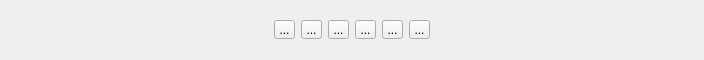
<?xml version="1.0" encoding="UTF-8"?>
<ui version="4.0">
 <class>imageCanvasTool</class>
 <widget class="QWidget" name="imageCanvasTool">
  <property name="geometry">
   <rect>
    <x>0</x>
    <y>0</y>
    <width>704</width>
    <height>60</height>
   </rect>
  </property>
  <property name="windowTitle">
   <string>Form</string>
  </property>
  <property name="styleSheet">
   <string notr="true">margin:0;</string>
  </property>
  <layout class="QHBoxLayout" name="horizontalLayout">
   <item>
    <spacer name="horizontalSpacer">
     <property name="orientation">
      <enum>Qt::Horizontal</enum>
     </property>
     <property name="sizeHint" stdset="0">
      <size>
       <width>206</width>
       <height>20</height>
      </size>
     </property>
    </spacer>
   </item>
   <item>
    <widget class="QToolButton" name="fullscreenBtn">
     <property name="cursor">
      <cursorShape>PointingHandCursor</cursorShape>
     </property>
     <property name="toolTip">
      <string>Fullscreen</string>
     </property>
     <property name="text">
      <string>...</string>
     </property>
     <property name="icon">
      <iconset resource="../resources/insta360studio.qrc">
       <normaloff>:/player/fullscreen</normaloff>:/player/fullscreen</iconset>
     </property>
    </widget>
   </item>
   <item>
    <widget class="QToolButton" name="previewWindowBtn">
     <property name="cursor">
      <cursorShape>PointingHandCursor</cursorShape>
     </property>
     <property name="toolTip">
      <string>Preview</string>
     </property>
     <property name="text">
      <string>...</string>
     </property>
     <property name="icon">
      <iconset resource="../resources/insta360studio.qrc">
       <normaloff>:/player/preview_windows_disabled</normaloff>:/player/preview_windows_disabled</iconset>
     </property>
     <property name="iconSize">
      <size>
       <width>36</width>
       <height>36</height>
      </size>
     </property>
    </widget>
   </item>
   <item>
    <widget class="QToolButton" name="projectionModeBtn">
     <property name="cursor">
      <cursorShape>PointingHandCursor</cursorShape>
     </property>
     <property name="toolTip">
      <string>View Projection</string>
     </property>
     <property name="text">
      <string>...</string>
     </property>
     <property name="icon">
      <iconset resource="../resources/insta360studio.qrc">
       <normaloff>:/player/fisheye_mode_disabled</normaloff>:/player/fisheye_mode_disabled</iconset>
     </property>
     <property name="iconSize">
      <size>
       <width>36</width>
       <height>36</height>
      </size>
     </property>
    </widget>
   </item>
   <item>
    <widget class="QToolButton" name="snapshotBtn">
     <property name="cursor">
      <cursorShape>PointingHandCursor</cursorShape>
     </property>
     <property name="toolTip">
      <string>Snapshot</string>
     </property>
     <property name="text">
      <string>...</string>
     </property>
     <property name="icon">
      <iconset resource="../resources/insta360studio.qrc">
       <normaloff>:/player/snapshot_disabled</normaloff>:/player/snapshot_disabled</iconset>
     </property>
     <property name="iconSize">
      <size>
       <width>36</width>
       <height>36</height>
      </size>
     </property>
    </widget>
   </item>
   <item>
    <widget class="QToolButton" name="deleteFileBtn">
     <property name="cursor">
      <cursorShape>PointingHandCursor</cursorShape>
     </property>
     <property name="toolTip">
      <string>Delete</string>
     </property>
     <property name="text">
      <string>...</string>
     </property>
     <property name="icon">
      <iconset resource="../resources/insta360studio.qrc">
       <normaloff>:/player/delete_disabled</normaloff>:/player/delete_disabled</iconset>
     </property>
     <property name="iconSize">
      <size>
       <width>36</width>
       <height>36</height>
      </size>
     </property>
    </widget>
   </item>
   <item>
    <widget class="QToolButton" name="MoreBtn">
     <property name="cursor">
      <cursorShape>PointingHandCursor</cursorShape>
     </property>
     <property name="toolTip">
      <string>More Settings</string>
     </property>
     <property name="text">
      <string>...</string>
     </property>
     <property name="icon">
      <iconset resource="../resources/insta360studio.qrc">
       <normaloff>:/player/setting_disabled</normaloff>:/player/setting_disabled</iconset>
     </property>
     <property name="iconSize">
      <size>
       <width>36</width>
       <height>36</height>
      </size>
     </property>
    </widget>
   </item>
   <item>
    <spacer name="horizontalSpacer_2">
     <property name="orientation">
      <enum>Qt::Horizontal</enum>
     </property>
     <property name="sizeHint" stdset="0">
      <size>
       <width>206</width>
       <height>20</height>
      </size>
     </property>
    </spacer>
   </item>
  </layout>
 </widget>
 <resources>
  <include location="../resources/insta360studio.qrc"/>
 </resources>
 <connections/>
</ui>
